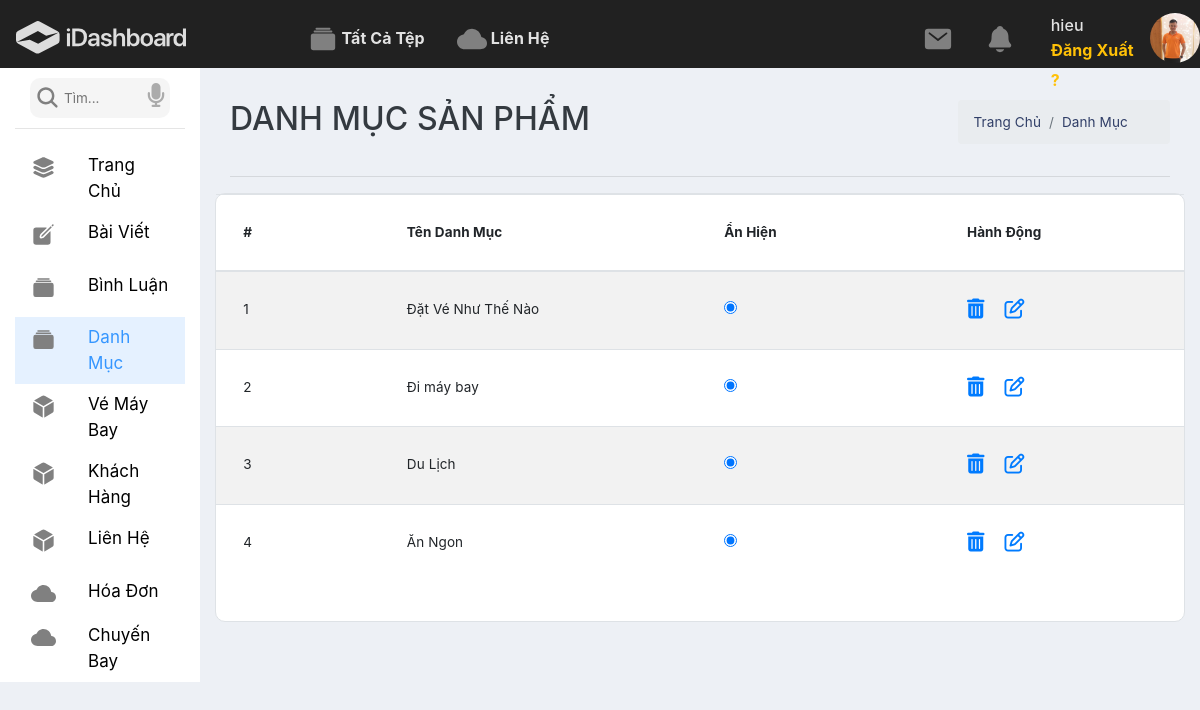
Page /admin/index.php?ctrl=loaihang&act=index (signed in) on the committed database.
### tables this page shows
CREATE TABLE IF NOT EXISTS `dmbaiviet` (
  `id` int(11) NOT NULL AUTO_INCREMENT,
  `name` varchar(255) NOT NULL,
  `anhien` tinyint(1) NOT NULL,
  PRIMARY KEY (`id`)
);

### system/database.php (called while the page is built, shortened)
<?php
function connect(){
    try {
        $ConnectionOption = array
            (
                PDO::MYSQL_ATTR_INIT_COMMAND => "SET NAMES 'utf8'",
                PDO::ATTR_ERRMODE => PDO::ERRMODE_EXCEPTION,
            );
        $conn = new PDO ('mysql:host='.HOST_DB.';dbname='.NAME_DB.';charset=utf8', USER_DB, PASS_DB, $ConnectionOption);
        $conn->setAttribute(PDO::ATTR_ERRMODE, PDO::ERRMODE_EXCEPTION);
        return $conn;
    } catch(PDOException $e) {
      echo "Lỗi Kết Nối database: " . $e->getMessage();
    }
}
function result1($fe,$sql){
    $sqlValue = array_slice(func_get_args(),2);
    try {
        $conn = connect();
        $stmt = $conn->prepare($sql);
        $stmt->execute($sqlValue);
        if($fe===0)return $stmt->fetchAll();elseif($fe===1)return $stmt->fetch(PDO::FETCH_ASSOC);
    } catch (PDOException $e) {
        echo "Lỗi: " . $e->getMessage();
    }
    finally{
        unset($conn);
    }
}
?>

### admin/models/loaihang.php (called while the page is built, shortened)
<?php
    function showAllDm(){
        $sql = "select * from dmbaiviet where 1 order by id desc ";
        return result1(0,$sql);
    }
?>

### admin/views/loaihangindex.php (the view)
<div class="col-lg-10">
    <div class="container-fluid">
        <div class="row d-flex justify-content-between mt-3">
            <div class="col-lg-6 text-dark mt-3">
                <h2>DANH MỤC SẢN PHẨM</h2>
            </div>
            <div class="col-lg-3 mt-3">
                <nav aria-label="breadcrumb ">
                    <ol class="breadcrumb">
                        <li class="breadcrumb-item"><a href="#">Trang Chủ</a></li>
                        <li class="breadcrumb-item"><a href="#">Danh Mục</a></li>
                    </ol>
                </nav>
            </div>
        </div>
        <hr>
        <div class="row mt-3">
            <div class="col-lg-12 bg-white pb-4 border">
                <div class="row d-flex justify-content-center">
                    <table class="table table-striped w-100">
                        <thead class="thead-inverse">
                            <tr>
                                <th width="200">#</th>
                                <th width="400">Tên Danh Mục</th>
                                <th width="300">Ẩn Hiện</th>
                                <th width="300">Hành Động</th>
                            </tr>
                        </thead>
                        <tbody>
                            <?php
                                $i=0;
                                foreach ($showAllDm as $motdm) {
                                    $i++;
                                    $id = $motdm['id'];
                                    $anhien = $motdm['anhien'];
                                    if($anhien == 1){
                                        $anhien = 'checked';
                                    }else{
                                        $anhien ='onclick="return false"';
                                    }
                                    $linkdel = "index.php?ctrl=loaihang&act=del&iddel=".$id;
                                    $linkedit = "index.php?ctrl=loaihang&act=add&idedit=".$id;
                                ?>
                                <tr>
                                    <td><?=$i?></td>
                                    <td><?=$motdm['name']?></td>
                                    <td><input type="radio" <?=$anhien?>> </td>
                                    <td>
                                        <a href="<?=$linkdel?>"><i class="fa fa-trash mr-3" onclick="return checkDelete()"></i></a>
                                        <a href="<?=$linkedit?>"><i class="fa fa-edit"></i></a>
                                    </td>
                                </tr>
                              <?php }?>
                        </tbody>
                    </table>
                </div>
            </div>
        </div>
    </div>
</div>

### admin/views/css/style.css (style rules this page uses)
a, a:hover, a:active { text-decoration: none !important; color: #303e67; }
body { margin: 0; overflow-x: hidden !important; font-size: .845rem; background-color: #edf0f5; color: rgba(0, 0, 0, 0.95); min-height: 100vh; letter-spacing: 0.1px; line-height: 1.5; font-family: "Inter", sans-serif; }
.bg-white { background-color: white; }
.border { border-radius: 10px; }
ul, li { list-style: none; padding: 0; margin: 0; }
tr td .fa-trash, tr td .fa-edit { font-size: 20px !important; color: #007bff; }
.table td, .table th { padding: 1.7rem; }

### rows in the picture
dmbaiviet: name "Đặt Vé Như Thế Nào"
dmbaiviet: name "Đi máy bay"
dmbaiviet: name "Du Lịch"
dmbaiviet: name "Ăn Ngon"

### other values in the picture
$_SESSION['suser'] "hieu"
